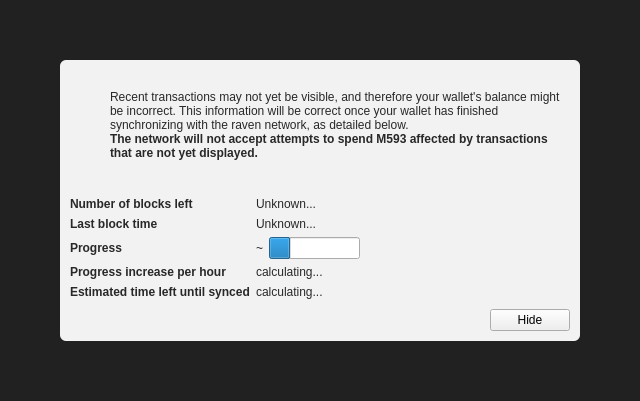
<?xml version="1.0" encoding="UTF-8"?>
<ui version="4.0">
 <class>ModalOverlay</class>
 <widget class="ModalOverlay" name="ModalOverlay">
  <property name="geometry">
   <rect>
    <x>0</x>
    <y>0</y>
    <width>640</width>
    <height>401</height>
   </rect>
  </property>
  <property name="windowTitle">
   <string>Form</string>
  </property>
  <layout class="QVBoxLayout" name="verticalLayout" stretch="0">
   <property name="sizeConstraint">
    <enum>QLayout::SetDefaultConstraint</enum>
   </property>
   <property name="leftMargin">
    <number>0</number>
   </property>
   <property name="topMargin">
    <number>0</number>
   </property>
   <property name="rightMargin">
    <number>0</number>
   </property>
   <property name="bottomMargin">
    <number>0</number>
   </property>
   <item>
    <widget class="QWidget" name="bgWidget" native="true">
     <property name="styleSheet">
      <string notr="true">#bgWidget { background: rgba(0,0,0,220); }</string>
     </property>
     <layout class="QVBoxLayout" name="verticalLayoutMain" stretch="1">
      <property name="leftMargin">
       <number>60</number>
      </property>
      <property name="topMargin">
       <number>60</number>
      </property>
      <property name="rightMargin">
       <number>60</number>
      </property>
      <property name="bottomMargin">
       <number>60</number>
      </property>
      <item>
       <widget class="QWidget" name="contentWidget" native="true">
        <property name="styleSheet">
         <string notr="true">#contentWidget { background: rgba(255,255,255,240); border-radius: 6px; }

QLabel { color: rgb(40,40,40);  }</string>
        </property>
        <layout class="QVBoxLayout" name="verticalLayoutSub" stretch="1,0,0,0">
         <property name="spacing">
          <number>0</number>
         </property>
         <property name="leftMargin">
          <number>10</number>
         </property>
         <property name="topMargin">
          <number>10</number>
         </property>
         <property name="rightMargin">
          <number>10</number>
         </property>
         <property name="bottomMargin">
          <number>10</number>
         </property>
         <item>
          <layout class="QHBoxLayout" name="horizontalLayoutIconText" stretch="0,1">
           <property name="topMargin">
            <number>20</number>
           </property>
           <item>
            <layout class="QVBoxLayout" name="verticalLayoutIcon">
             <property name="leftMargin">
              <number>0</number>
             </property>
             <item>
              <widget class="QPushButton" name="warningIcon">
               <property name="enabled">
                <bool>false</bool>
               </property>
               <property name="text">
                <string/>
               </property>
               <property name="icon">
                <iconset>
                 <normaloff>:/icons/warning</normaloff>
                 <disabledoff>:/icons/warning</disabledoff>:/icons/warning</iconset>
               </property>
               <property name="iconSize">
                <size>
                 <width>48</width>
                 <height>48</height>
                </size>
               </property>
               <property name="flat">
                <bool>true</bool>
               </property>
              </widget>
             </item>
             <item>
              <spacer name="verticalSpacerWarningIcon">
               <property name="orientation">
                <enum>Qt::Vertical</enum>
               </property>
               <property name="sizeHint" stdset="0">
                <size>
                 <width>20</width>
                 <height>40</height>
                </size>
               </property>
              </spacer>
             </item>
            </layout>
           </item>
           <item>
            <layout class="QVBoxLayout" name="verticalLayoutInfoText">
             <property name="leftMargin">
              <number>0</number>
             </property>
             <property name="topMargin">
              <number>0</number>
             </property>
             <item>
              <widget class="QLabel" name="infoText">
               <property name="text">
                <string>Recent transactions may not yet be visible, and therefore your wallet's balance might be incorrect. This information will be correct once your wallet has finished synchronizing with the raven network, as detailed below.</string>
               </property>
               <property name="textFormat">
                <enum>Qt::RichText</enum>
               </property>
               <property name="wordWrap">
                <bool>true</bool>
               </property>
              </widget>
             </item>
             <item>
              <widget class="QLabel" name="infoTextStrong">
               <property name="font">
                <font>
                 <weight>75</weight>
                 <bold>true</bold>
                </font>
               </property>
               <property name="text">
                <string>The network will not accept attempts to spend M593 affected by transactions that are not yet displayed.</string>
               </property>
               <property name="textFormat">
                <enum>Qt::RichText</enum>
               </property>
               <property name="wordWrap">
                <bool>true</bool>
               </property>
              </widget>
             </item>
             <item>
              <spacer name="verticalSpacerInTextSpace">
               <property name="orientation">
                <enum>Qt::Vertical</enum>
               </property>
               <property name="sizeHint" stdset="0">
                <size>
                 <width>20</width>
                 <height>40</height>
                </size>
               </property>
              </spacer>
             </item>
            </layout>
           </item>
          </layout>
         </item>
         <item>
          <spacer name="verticalSpacerAfterText">
           <property name="orientation">
            <enum>Qt::Vertical</enum>
           </property>
           <property name="sizeHint" stdset="0">
            <size>
             <width>20</width>
             <height>40</height>
            </size>
           </property>
          </spacer>
         </item>
         <item>
          <layout class="QFormLayout" name="formLayout">
           <property name="fieldGrowthPolicy">
            <enum>QFormLayout::FieldsStayAtSizeHint</enum>
           </property>
           <property name="horizontalSpacing">
            <number>6</number>
           </property>
           <property name="verticalSpacing">
            <number>6</number>
           </property>
           <property name="topMargin">
            <number>10</number>
           </property>
           <item row="0" column="0">
            <widget class="QLabel" name="labelNumberOfBlocksLeft">
             <property name="font">
              <font>
               <weight>75</weight>
               <bold>true</bold>
              </font>
             </property>
             <property name="text">
              <string>Number of blocks left</string>
             </property>
            </widget>
           </item>
           <item row="0" column="1">
            <widget class="QLabel" name="numberOfBlocksLeft">
             <property name="text">
              <string>Unknown...</string>
             </property>
            </widget>
           </item>
           <item row="1" column="0">
            <widget class="QLabel" name="labelLastBlockTime">
             <property name="font">
              <font>
               <weight>75</weight>
               <bold>true</bold>
              </font>
             </property>
             <property name="text">
              <string>Last block time</string>
             </property>
            </widget>
           </item>
           <item row="1" column="1">
            <widget class="QLabel" name="newestBlockDate">
             <property name="sizePolicy">
              <sizepolicy hsizetype="Maximum" vsizetype="Preferred">
               <horstretch>0</horstretch>
               <verstretch>0</verstretch>
              </sizepolicy>
             </property>
             <property name="text">
              <string>Unknown...</string>
             </property>
            </widget>
           </item>
           <item row="2" column="0">
            <widget class="QLabel" name="labelSyncDone">
             <property name="font">
              <font>
               <weight>75</weight>
               <bold>true</bold>
              </font>
             </property>
             <property name="text">
              <string>Progress</string>
             </property>
            </widget>
           </item>
           <item row="2" column="1">
            <layout class="QHBoxLayout" name="horizontalLayoutSync" stretch="0,1">
             <item>
              <widget class="QLabel" name="percentageProgress">
               <property name="text">
                <string notr="true">~</string>
               </property>
              </widget>
             </item>
             <item>
              <widget class="QProgressBar" name="progressBar">
               <property name="value">
                <number>24</number>
               </property>
               <property name="format">
                <string/>
               </property>
              </widget>
             </item>
            </layout>
           </item>
           <item row="4" column="0">
            <widget class="QLabel" name="labelProgressIncrease">
             <property name="font">
              <font>
               <weight>75</weight>
               <bold>true</bold>
              </font>
             </property>
             <property name="text">
              <string>Progress increase per hour</string>
             </property>
            </widget>
           </item>
           <item row="4" column="1">
            <widget class="QLabel" name="progressIncreasePerH">
             <property name="text">
              <string>calculating...</string>
             </property>
            </widget>
           </item>
           <item row="5" column="0">
            <widget class="QLabel" name="labelEstimatedTimeLeft">
             <property name="font">
              <font>
               <weight>75</weight>
               <bold>true</bold>
              </font>
             </property>
             <property name="text">
              <string>Estimated time left until synced</string>
             </property>
            </widget>
           </item>
           <item row="5" column="1">
            <widget class="QLabel" name="expectedTimeLeft">
             <property name="text">
              <string>calculating...</string>
             </property>
            </widget>
           </item>
          </layout>
         </item>
         <item>
          <layout class="QHBoxLayout" name="horizontalLayoutButtons">
           <property name="leftMargin">
            <number>10</number>
           </property>
           <property name="topMargin">
            <number>10</number>
           </property>
           <item>
            <widget class="QLabel" name="versionLabel">
             <property name="text">
              <string></string>
             </property>
            </widget>
           </item>
           <item>
            <spacer name="horizontalSpacer">
             <property name="orientation">
              <enum>Qt::Horizontal</enum>
             </property>
             <property name="sizeHint" stdset="0">
              <size>
               <width>40</width>
               <height>20</height>
              </size>
             </property>
            </spacer>
           </item>
           <item>
            <widget class="QPushButton" name="closeButton">
             <property name="text">
              <string>Hide</string>
             </property>
            </widget>
           </item>
          </layout>
         </item>
        </layout>
       </widget>
      </item>
     </layout>
    </widget>
   </item>
  </layout>
 </widget>
 <customwidgets>
  <customwidget>
   <class>ModalOverlay</class>
   <extends>QWidget</extends>
   <header>modaloverlay.h</header>
   <container>1</container>
  </customwidget>
 </customwidgets>
 <resources/>
 <connections/>
</ui>
